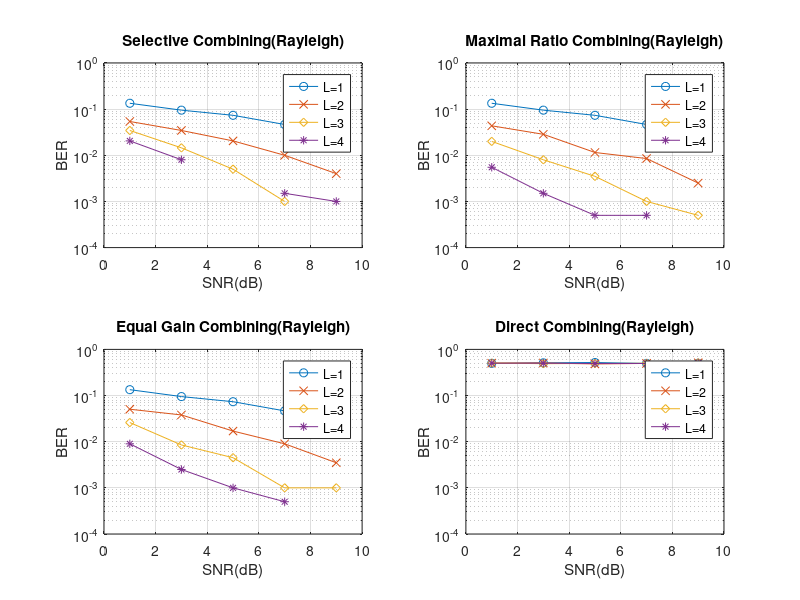

Reproduce this figure in MATLAB.
clear
clc

Es=1;
index=1;
x_r=[1 1 -1 -1];
x_i=[1 -1 1 -1];
QPSK_c=sqrt(1/2)*(x_r+j*x_i);
N=10e2;

for L=1:1:4
    index=1;
% symbol power to noise power
    for SNR=1:2:9
        count=zeros(4,1);        
        for k=1:N
            R_diversity=zeros(4,1);
	    %1.Selective Combining 2.Maximal Ratio Combining 
	    %3.Euqual Gain Combining 4.Direct Combining
            % generating random bits
            S=round(rand(1,2));
            % QPSK mapping
            decimal=S(1)*2+S(2);
            C=QPSK_c(decimal+1);
            
            N0_fading=1;
            N0=N0_fading*Es/(10^((SNR+10*log10(2))/10));            
            for L2=1:1:L
                % Rayleigh fading channel
                G=sqrt(N0_fading/2)*(randn(1)+j*randn(1));
                % AWGN channel        
                Z=sqrt(N0/2)*(randn(1)+j*randn(1));
                R=G*C+Z;
                if(abs(conj(G).*R)>=abs(R_diversity(1)))
                    R_diversity(1)=conj(G).*R;
                end
                R_diversity(2)=R_diversity(2)+conj(G)*R;
                R_diversity(3)=R_diversity(3)+conj(G)*R/abs(G);
                R_diversity(4)=R_diversity(4)+R;
            end
            for i=1:4                
                % MD detection (must equalize)
                [H1,I]=min(QPSK_c-R_diversity(i));
                decimal=I(1)-1;
                % demapping
                if(decimal==0)
                    bits=[0 0];
                elseif(decimal==1)
                    bits=[0 1];
                elseif(decimal==2)
                    bits=[1 0];
                else
                    bits=[1 1];
                end
                %count errors
                count(i)=count(i)+sum(abs(S-bits));
            end
        end    
        BER(:,index,L)=count./(N*2);
        index=index+1;
    end
end
snr=1:2:9;
figure(1)
subplot(221)
semilogy(snr,BER(1,:,1),'-o',snr,BER(1,:,2),'-x',snr,BER(1,:,3),'-d',snr,BER(1,:,4),'-*');
grid on;
title('Selective Combining(Rayleigh)');
xlabel('SNR(dB)');
ylabel('BER');
legend('L=1','L=2','L=3','L=4');
ylim([10^-4 10^0])

subplot(222)
semilogy(snr,BER(2,:,1),'-o',snr,BER(2,:,2),'-x',snr,BER(2,:,3),'-d',snr,BER(2,:,4),'-*');
grid on;
title('Maximal Ratio Combining(Rayleigh)');
xlabel('SNR(dB)');
ylabel('BER');
legend('L=1','L=2','L=3','L=4');
ylim([10^-4 10^0])

subplot(223)
semilogy(snr,BER(3,:,1),'-o',snr,BER(3,:,2),'-x',snr,BER(3,:,3),'-d',snr,BER(3,:,4),'-*');
grid on;
title('Equal Gain Combining(Rayleigh)');
xlabel('SNR(dB)');
ylabel('BER');
legend('L=1','L=2','L=3','L=4');
ylim([10^-4 10^0])

subplot(224)
semilogy(snr,BER(4,:,1),'-o',snr,BER(4,:,2),'-x',snr,BER(4,:,3),'-d',snr,BER(4,:,4),'-*');
grid on;
title('Direct Combining(Rayleigh)');
xlabel('SNR(dB)');
ylabel('BER');
legend('L=1','L=2','L=3','L=4');
ylim([10^-4 10^0])

set(gcf,'Position',[400 150 1050 800])
h=getframe(1);
imwrite(h.cdata,'rayleigh.png');